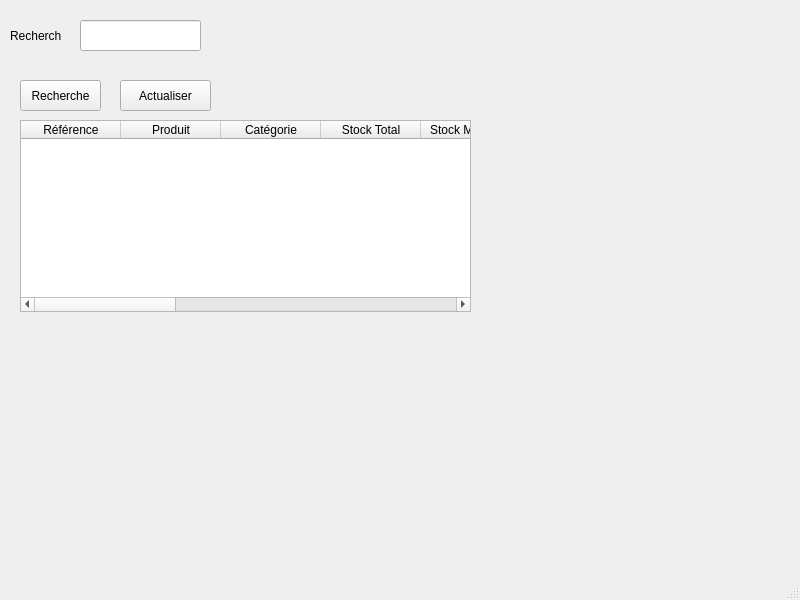
<?xml version="1.0" encoding="UTF-8"?>
<ui version="4.0">
 <class>MainWindow</class>
 <widget class="QMainWindow" name="MainWindow">
  <property name="geometry">
   <rect>
    <x>0</x>
    <y>0</y>
    <width>800</width>
    <height>600</height>
   </rect>
  </property>
  <property name="windowTitle">
   <string>MainWindow</string>
  </property>
  <widget class="QWidget" name="centralwidget">
   <widget class="QLabel" name="label">
    <property name="geometry">
     <rect>
      <x>10</x>
      <y>20</y>
      <width>51</width>
      <height>31</height>
     </rect>
    </property>
    <property name="text">
     <string>Recherche</string>
    </property>
   </widget>
   <widget class="QLineEdit" name="txtRecherche">
    <property name="geometry">
     <rect>
      <x>80</x>
      <y>20</y>
      <width>121</width>
      <height>31</height>
     </rect>
    </property>
   </widget>
   <widget class="QPushButton" name="btnRechercher">
    <property name="geometry">
     <rect>
      <x>20</x>
      <y>80</y>
      <width>81</width>
      <height>31</height>
     </rect>
    </property>
    <property name="text">
     <string>Recherche</string>
    </property>
   </widget>
   <widget class="QPushButton" name="btnActualiser">
    <property name="geometry">
     <rect>
      <x>120</x>
      <y>80</y>
      <width>91</width>
      <height>31</height>
     </rect>
    </property>
    <property name="text">
     <string>Actualiser</string>
    </property>
   </widget>
   <widget class="QTableWidget" name="tableInventaire">
    <property name="geometry">
     <rect>
      <x>20</x>
      <y>120</y>
      <width>451</width>
      <height>192</height>
     </rect>
    </property>
    <property name="columnCount">
     <number>12</number>
    </property>
    <column>
     <property name="text">
      <string>Référence</string>
     </property>
    </column>
    <column>
     <property name="text">
      <string>Produit</string>
     </property>
    </column>
    <column>
     <property name="text">
      <string>Catégorie</string>
     </property>
    </column>
    <column>
     <property name="text">
      <string>Stock Total</string>
     </property>
    </column>
    <column>
     <property name="text">
      <string>Stock Minimum</string>
     </property>
    </column>
    <column>
     <property name="text">
      <string>État</string>
     </property>
    </column>
    <column/>
    <column/>
    <column/>
    <column/>
    <column/>
    <column/>
   </widget>
  </widget>
  <widget class="QMenuBar" name="menubar">
   <property name="geometry">
    <rect>
     <x>0</x>
     <y>0</y>
     <width>800</width>
     <height>18</height>
    </rect>
   </property>
  </widget>
  <widget class="QStatusBar" name="statusbar"/>
 </widget>
 <resources/>
 <connections/>
</ui>
